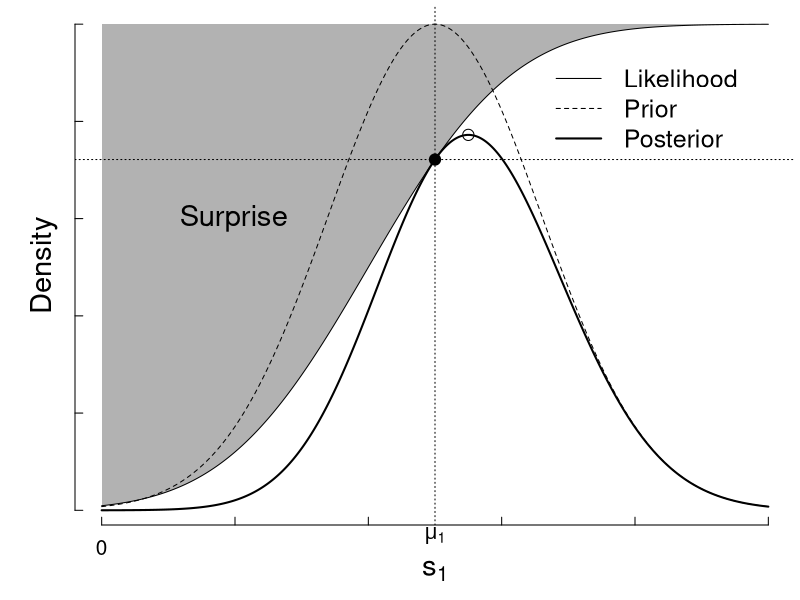

Write R code to recreate this figure.
oldpar <- par(no.readonly = TRUE)

# No hace falta tanta generalidad
# oldwd <- getwd()
# this.dir <- dirname(parent.frame(2)$ofile)
# nombre.R <-  sys.frame(1)$ofile
# require(tools)
# nombre <- print(file_path_sans_ext(nombre.R))
# pdf(paste0(nombre,".pdf"))
# setwd(this.dir)


# El nombre del archivo de salida est'a fijo.
nombre <- 'Fig12.pdf'
pdf(nombre)
par(mar=c(3.75,3.75,0.25,0.25))

beta <- 25/6
#caso Equiop muy superior
mu <- c(25,30,25,25)
sigma <- c(8,1,1,1)
mu1_grilla <- seq(mu[1]-25,mu[1]+25,by=0.1)
posterior_ganador <- function(s_1_f,s_1_p,mu= c(25,20,20,20),sigma=c(8,1,1,1),beta=25/6){
  return(dnorm(s_1_f,mu[1],sigma[1])*pnorm(s_1_p,sum(mu[3:4])-(sum(mu[1:2])-mu[1]),sqrt(sum(sigma^2+beta^2)-sigma[1]^2)))
  
}
posterior_ganador2 <- function(s_1_f,s_1_p,mu= c(25,20,20,20),sigma=c(8,1,1,1),beta=25/6){
  return(dnorm(s_1_f,mu[1],sigma[1])*pnorm(0,sum(mu[3:4])-(sum(mu[1:2])-mu[1]+s_1_p),sqrt(sum(sigma^2+beta^2)-sigma[1]^2)))
}
posterior_ganador2 <- function(s_1_f,s_1_p,mu= c(25,20,20,20),sigma=c(8,1,1,1),beta=25/6){
  delta_s1 <- sum(mu[1:2])-sum(mu[3:4])-mu[1]+s_1_p
  vartheta1 <-sqrt(sum(sigma^2+beta^2)-sigma[1]^2)
  return(dnorm(s_1_f,mu[1],sigma[1])*pnorm(delta_s1/vartheta1))
}

m <- outer(mu1_grilla,mu1_grilla,posterior_ganador)
m2 <- outer(mu1_grilla,mu1_grilla,posterior_ganador2)
#m[250,250] ;m2[250,250]

levels <- seq(min(m),max(m),length.out = 11)

#abline(v=max_post,lty=2)
#axis(lwd=0,side=1, at=max_post,labels="max" ,las=0,cex.axis=1,line=-0.9)


beta <- 25/6

posterior_ganador <- function(s_1,mu,sigma,beta=25/6){
  return(dnorm(s_1,mu[1],sigma[1])*pnorm(s_1,sum(mu[3:4])-(sum(mu[1:2])-mu[1]),sqrt(sum(sigma^2+beta^2)-sigma[1]^2)))
}
prior <- function(s_1,mu,sigma,beta=25/6){
  return(dnorm(s_1,mu[1],sigma[1]))
}
sorpresa_de_ganar <- function(s_1,mu,sigma,beta=25/6){
  return(pnorm(s_1,mu[1]-(sum(mu[1:2])-sum(mu[3:4])),sqrt(sum(sigma^2+beta^2)-sigma[1]^2)))
}

posterior <- apply(diag(dim(m)[1],dim(m)[1])*m,2,sum)
index_max <- which.max(posterior)
max_post <- mu1_grilla[index_max]


plot(mu1_grilla, sorpresa_de_ganar(mu1_grilla,mu,sigma),type="l",axes = F,ann = F,lty=1)
lines(mu1_grilla, prior(mu1_grilla,mu,sigma)/max(prior(mu1_grilla,mu,sigma)),lty=2)
posterior2 <- sorpresa_de_ganar(mu1_grilla,mu,sigma)*prior(mu1_grilla,mu,sigma)/max(prior(mu1_grilla,mu,sigma))
lines(mu1_grilla,posterior2 ,lty=1,lwd=2)

axis(side=2, labels=NA,cex.axis=0.6,tck=0.015)
axis(side=1, labels=NA,cex.axis=0.6,tck=0.015)
axis(lwd=0,side=1, at=0, labels=0,cex.axis=1.25,line=-0.3)
axis(lwd=0,side=1, at=mu[1], labels=expression(mu[1]),cex.axis=1.25,line=-0.85,tck=0.015)
abline(v=mu[1],lty=3)
points(mu[1],sorpresa_de_ganar(mu[1],mu,sigma),pch=19,cex=1.5)
points(max_post,posterior2[index_max],cex=1.5)

mid = mu[1]-(sum(mu[1:2])-sum(mu[3:4]))
#abline(v=mid,lty=3)
abline(h=sorpresa_de_ganar(mu[1],mu,sigma),lty=3)

#y <- 0.1
#segments(mid,y,mu[1],y,lwd=2)
#segments(mid,y+.01,mid,y-0.01,lwd=2)
#segments(mu[1],y+.01,mu[1],y-.01,lwd=2)
#text(mid + (mu[1]-mid)/2, y+0.02,expression(delta) ,cex=1.33)


yy <- c(sorpresa_de_ganar(mu1_grilla,mu,sigma),rep(1,length(mu1_grilla)))
xx <- c(mu1_grilla,rev(mu1_grilla))      
polygon(xx,yy,col=rgb(0,0,0,0.3),border=F)

text(mu1_grilla[length(mu1_grilla)%/%5],0.6, "Surprise",srt=0, cex=1.75)

mtext(text= expression(s[1]),side =1,line=2,cex=1.75)
mtext(text ="Density" ,side =2,line=1,cex=1.75)

legend(mu1_grilla[13*length(mu1_grilla)%/%20],0.95,lty = c(1,2,1),lwd=c(1,1,2),
       legend = c("Likelihood","Prior","Posterior"),bty = "n",cex = 1.5)


#######################################
# end 
dev.off()
# setwd(oldwd)
par(oldpar, new=F)
#########################################
